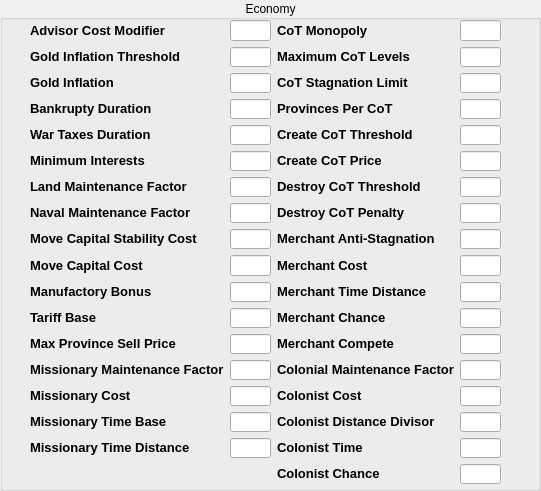
  <widget class="QGroupBox" name="groupBox_3">
   <property name="geometry">
    <rect>
     <x>0</x>
     <y>60</y>
     <width>541</width>
     <height>491</height>
    </rect>
   </property>
   <property name="title">
    <string>Economy</string>
   </property>
   <property name="alignment">
    <set>Qt::AlignCenter</set>
   </property>
   <widget class="QWidget" name="gridLayoutWidget">
    <property name="geometry">
     <rect>
      <x>30</x>
      <y>20</y>
      <width>471</width>
      <height>464</height>
     </rect>
    </property>
    <layout class="QGridLayout" name="gridLayout">
     <item row="0" column="0">
      <widget class="QLabel" name="label_4">
       <property name="text">
        <string>&lt;!DOCTYPE HTML PUBLIC &quot;-//W3C//DTD HTML 4.0//EN&quot; &quot;http://www.w3.org/TR/REC-html40/strict.dtd&quot;&gt;
&lt;html&gt;&lt;head&gt;&lt;meta name=&quot;qrichtext&quot; content=&quot;1&quot; /&gt;&lt;style type=&quot;text/css&quot;&gt;
p, li { white-space: pre-wrap; }
&lt;/style&gt;&lt;/head&gt;&lt;body style=&quot; font-family:'MS Shell Dlg 2'; font-size:8.25pt; font-weight:400; font-style:normal;&quot;&gt;
&lt;p style=&quot; margin-top:0px; margin-bottom:0px; margin-left:0px; margin-right:0px; -qt-block-indent:0; text-indent:0px;&quot;&gt;&lt;span style=&quot; font-size:10pt; font-weight:600;&quot;&gt;Advisor Cost Modifier&lt;/span&gt;&lt;/p&gt;&lt;/body&gt;&lt;/html&gt;</string>
       </property>
      </widget>
     </item>
     <item row="0" column="1">
      <widget class="QLineEdit" name="lineEdit"/>
     </item>
     <item row="1" column="1">
      <widget class="QLineEdit" name="lineEdit_2"/>
     </item>
     <item row="0" column="2">
      <widget class="QLabel" name="label_6">
       <property name="text">
        <string>&lt;!DOCTYPE HTML PUBLIC &quot;-//W3C//DTD HTML 4.0//EN&quot; &quot;http://www.w3.org/TR/REC-html40/strict.dtd&quot;&gt;
&lt;html&gt;&lt;head&gt;&lt;meta name=&quot;qrichtext&quot; content=&quot;1&quot; /&gt;&lt;style type=&quot;text/css&quot;&gt;
p, li { white-space: pre-wrap; }
&lt;/style&gt;&lt;/head&gt;&lt;body style=&quot; font-family:'MS Shell Dlg 2'; font-size:8.25pt; font-weight:400; font-style:normal;&quot;&gt;
&lt;p style=&quot; margin-top:0px; margin-bottom:0px; margin-left:0px; margin-right:0px; -qt-block-indent:0; text-indent:0px;&quot;&gt;&lt;span style=&quot; font-size:10pt; font-weight:600;&quot;&gt;CoT Monopoly&lt;/span&gt;&lt;/p&gt;&lt;/body&gt;&lt;/html&gt;</string>
       </property>
      </widget>
     </item>
     <item row="0" column="3">
      <widget class="QLineEdit" name="lineEdit_3"/>
     </item>
     <item row="1" column="2">
      <widget class="QLabel" name="label_7">
       <property name="text">
        <string>&lt;!DOCTYPE HTML PUBLIC &quot;-//W3C//DTD HTML 4.0//EN&quot; &quot;http://www.w3.org/TR/REC-html40/strict.dtd&quot;&gt;
&lt;html&gt;&lt;head&gt;&lt;meta name=&quot;qrichtext&quot; content=&quot;1&quot; /&gt;&lt;style type=&quot;text/css&quot;&gt;
p, li { white-space: pre-wrap; }
&lt;/style&gt;&lt;/head&gt;&lt;body style=&quot; font-family:'MS Shell Dlg 2'; font-size:8.25pt; font-weight:400; font-style:normal;&quot;&gt;
&lt;p style=&quot; margin-top:0px; margin-bottom:0px; margin-left:0px; margin-right:0px; -qt-block-indent:0; text-indent:0px;&quot;&gt;&lt;span style=&quot; font-size:10pt; font-weight:600;&quot;&gt;Maximum CoT Levels&lt;/span&gt;&lt;/p&gt;&lt;/body&gt;&lt;/html&gt;</string>
       </property>
      </widget>
     </item>
     <item row="1" column="3">
      <widget class="QLineEdit" name="lineEdit_4"/>
     </item>
     <item row="2" column="2">
      <widget class="QLabel" name="label_8">
       <property name="text">
        <string>&lt;!DOCTYPE HTML PUBLIC &quot;-//W3C//DTD HTML 4.0//EN&quot; &quot;http://www.w3.org/TR/REC-html40/strict.dtd&quot;&gt;
&lt;html&gt;&lt;head&gt;&lt;meta name=&quot;qrichtext&quot; content=&quot;1&quot; /&gt;&lt;style type=&quot;text/css&quot;&gt;
p, li { white-space: pre-wrap; }
&lt;/style&gt;&lt;/head&gt;&lt;body style=&quot; font-family:'MS Shell Dlg 2'; font-size:8.25pt; font-weight:400; font-style:normal;&quot;&gt;
&lt;p style=&quot; margin-top:0px; margin-bottom:0px; margin-left:0px; margin-right:0px; -qt-block-indent:0; text-indent:0px;&quot;&gt;&lt;span style=&quot; font-size:10pt; font-weight:600;&quot;&gt;CoT Stagnation Limit&lt;/span&gt;&lt;/p&gt;&lt;/body&gt;&lt;/html&gt;</string>
       </property>
      </widget>
     </item>
     <item row="2" column="3">
      <widget class="QLineEdit" name="lineEdit_5"/>
     </item>
     <item row="3" column="2">
      <widget class="QLabel" name="label_9">
       <property name="text">
        <string>&lt;!DOCTYPE HTML PUBLIC &quot;-//W3C//DTD HTML 4.0//EN&quot; &quot;http://www.w3.org/TR/REC-html40/strict.dtd&quot;&gt;
&lt;html&gt;&lt;head&gt;&lt;meta name=&quot;qrichtext&quot; content=&quot;1&quot; /&gt;&lt;style type=&quot;text/css&quot;&gt;
p, li { white-space: pre-wrap; }
&lt;/style&gt;&lt;/head&gt;&lt;body style=&quot; font-family:'MS Shell Dlg 2'; font-size:8.25pt; font-weight:400; font-style:normal;&quot;&gt;
&lt;p style=&quot; margin-top:0px; margin-bottom:0px; margin-left:0px; margin-right:0px; -qt-block-indent:0; text-indent:0px;&quot;&gt;&lt;span style=&quot; font-size:10pt; font-weight:600;&quot;&gt;Provinces Per CoT&lt;/span&gt;&lt;/p&gt;&lt;/body&gt;&lt;/html&gt;</string>
       </property>
      </widget>
     </item>
     <item row="3" column="3">
      <widget class="QLineEdit" name="lineEdit_6"/>
     </item>
     <item row="2" column="1">
      <widget class="QLineEdit" name="lineEdit_7"/>
     </item>
     <item row="3" column="1">
      <widget class="QLineEdit" name="lineEdit_8"/>
     </item>
     <item row="4" column="1">
      <widget class="QLineEdit" name="lineEdit_9"/>
     </item>
     <item row="4" column="3">
      <widget class="QLineEdit" name="lineEdit_10"/>
     </item>
     <item row="5" column="0">
      <widget class="QLabel" name="label_14">
       <property name="text">
        <string>&lt;!DOCTYPE HTML PUBLIC &quot;-//W3C//DTD HTML 4.0//EN&quot; &quot;http://www.w3.org/TR/REC-html40/strict.dtd&quot;&gt;
&lt;html&gt;&lt;head&gt;&lt;meta name=&quot;qrichtext&quot; content=&quot;1&quot; /&gt;&lt;style type=&quot;text/css&quot;&gt;
p, li { white-space: pre-wrap; }
&lt;/style&gt;&lt;/head&gt;&lt;body style=&quot; font-family:'MS Shell Dlg 2'; font-size:8.25pt; font-weight:400; font-style:normal;&quot;&gt;
&lt;p style=&quot; margin-top:0px; margin-bottom:0px; margin-left:0px; margin-right:0px; -qt-block-indent:0; text-indent:0px;&quot;&gt;&lt;span style=&quot; font-size:10pt; font-weight:600;&quot;&gt;Minimum Interests&lt;/span&gt;&lt;/p&gt;&lt;/body&gt;&lt;/html&gt;</string>
       </property>
      </widget>
     </item>
     <item row="5" column="1">
      <widget class="QLineEdit" name="lineEdit_31"/>
     </item>
     <item row="6" column="1">
      <widget class="QLineEdit" name="lineEdit_11"/>
     </item>
     <item row="5" column="3">
      <widget class="QLineEdit" name="lineEdit_16"/>
     </item>
     <item row="6" column="3">
      <widget class="QLineEdit" name="lineEdit_17"/>
     </item>
     <item row="7" column="3">
      <widget class="QLineEdit" name="lineEdit_18"/>
     </item>
     <item row="9" column="3">
      <widget class="QLineEdit" name="lineEdit_19"/>
     </item>
     <item row="7" column="1">
      <widget class="QLineEdit" name="lineEdit_12"/>
     </item>
     <item row="6" column="0">
      <widget class="QLabel" name="label_15">
       <property name="text">
        <string>&lt;!DOCTYPE HTML PUBLIC &quot;-//W3C//DTD HTML 4.0//EN&quot; &quot;http://www.w3.org/TR/REC-html40/strict.dtd&quot;&gt;
&lt;html&gt;&lt;head&gt;&lt;meta name=&quot;qrichtext&quot; content=&quot;1&quot; /&gt;&lt;style type=&quot;text/css&quot;&gt;
p, li { white-space: pre-wrap; }
&lt;/style&gt;&lt;/head&gt;&lt;body style=&quot; font-family:'MS Shell Dlg 2'; font-size:8.25pt; font-weight:400; font-style:normal;&quot;&gt;
&lt;p style=&quot; margin-top:0px; margin-bottom:0px; margin-left:0px; margin-right:0px; -qt-block-indent:0; text-indent:0px;&quot;&gt;&lt;span style=&quot; font-size:10pt; font-weight:600;&quot;&gt;Land Maintenance Factor&lt;/span&gt;&lt;/p&gt;&lt;/body&gt;&lt;/html&gt;</string>
       </property>
      </widget>
     </item>
     <item row="7" column="0">
      <widget class="QLabel" name="label_16">
       <property name="text">
        <string>&lt;!DOCTYPE HTML PUBLIC &quot;-//W3C//DTD HTML 4.0//EN&quot; &quot;http://www.w3.org/TR/REC-html40/strict.dtd&quot;&gt;
&lt;html&gt;&lt;head&gt;&lt;meta name=&quot;qrichtext&quot; content=&quot;1&quot; /&gt;&lt;style type=&quot;text/css&quot;&gt;
p, li { white-space: pre-wrap; }
&lt;/style&gt;&lt;/head&gt;&lt;body style=&quot; font-family:'MS Shell Dlg 2'; font-size:8.25pt; font-weight:400; font-style:normal;&quot;&gt;
&lt;p style=&quot; margin-top:0px; margin-bottom:0px; margin-left:0px; margin-right:0px; -qt-block-indent:0; text-indent:0px;&quot;&gt;&lt;span style=&quot; font-size:10pt; font-weight:600;&quot;&gt;Naval Maintenance Factor&lt;/span&gt;&lt;/p&gt;&lt;/body&gt;&lt;/html&gt;</string>
       </property>
      </widget>
     </item>
     <item row="9" column="1">
      <widget class="QLineEdit" name="lineEdit_13"/>
     </item>
     <item row="10" column="1">
      <widget class="QLineEdit" name="lineEdit_14"/>
     </item>
     <item row="10" column="3">
      <widget class="QLineEdit" name="lineEdit_15"/>
     </item>
     <item row="11" column="1">
      <widget class="QLineEdit" name="lineEdit_20"/>
     </item>
     <item row="11" column="3">
      <widget class="QLineEdit" name="lineEdit_21"/>
     </item>
     <item row="12" column="3">
      <widget class="QLineEdit" name="lineEdit_22"/>
     </item>
     <item row="13" column="3">
      <widget class="QLineEdit" name="lineEdit_23"/>
     </item>
     <item row="14" column="3">
      <widget class="QLineEdit" name="lineEdit_24"/>
     </item>
     <item row="12" column="1">
      <widget class="QLineEdit" name="lineEdit_25"/>
     </item>
     <item row="13" column="1">
      <widget class="QLineEdit" name="lineEdit_26"/>
     </item>
     <item row="14" column="1">
      <widget class="QLineEdit" name="lineEdit_27"/>
     </item>
     <item row="15" column="1">
      <widget class="QLineEdit" name="lineEdit_28"/>
     </item>
     <item row="15" column="3">
      <widget class="QLineEdit" name="lineEdit_29"/>
     </item>
     <item row="16" column="1">
      <widget class="QLineEdit" name="lineEdit_30"/>
     </item>
     <item row="16" column="3">
      <widget class="QLineEdit" name="lineEdit_32"/>
     </item>
     <item row="17" column="3">
      <widget class="QLineEdit" name="lineEdit_34"/>
     </item>
     <item row="4" column="2">
      <widget class="QLabel" name="label_34">
       <property name="text">
        <string>&lt;!DOCTYPE HTML PUBLIC &quot;-//W3C//DTD HTML 4.0//EN&quot; &quot;http://www.w3.org/TR/REC-html40/strict.dtd&quot;&gt;
&lt;html&gt;&lt;head&gt;&lt;meta name=&quot;qrichtext&quot; content=&quot;1&quot; /&gt;&lt;style type=&quot;text/css&quot;&gt;
p, li { white-space: pre-wrap; }
&lt;/style&gt;&lt;/head&gt;&lt;body style=&quot; font-family:'MS Shell Dlg 2'; font-size:8.25pt; font-weight:400; font-style:normal;&quot;&gt;
&lt;p style=&quot; margin-top:0px; margin-bottom:0px; margin-left:0px; margin-right:0px; -qt-block-indent:0; text-indent:0px;&quot;&gt;&lt;span style=&quot; font-size:10pt; font-weight:600;&quot;&gt;Create CoT Threshold&lt;/span&gt;&lt;/p&gt;&lt;/body&gt;&lt;/html&gt;</string>
       </property>
      </widget>
     </item>
     <item row="5" column="2">
      <widget class="QLabel" name="label_36">
       <property name="text">
        <string>&lt;!DOCTYPE HTML PUBLIC &quot;-//W3C//DTD HTML 4.0//EN&quot; &quot;http://www.w3.org/TR/REC-html40/strict.dtd&quot;&gt;
&lt;html&gt;&lt;head&gt;&lt;meta name=&quot;qrichtext&quot; content=&quot;1&quot; /&gt;&lt;style type=&quot;text/css&quot;&gt;
p, li { white-space: pre-wrap; }
&lt;/style&gt;&lt;/head&gt;&lt;body style=&quot; font-family:'MS Shell Dlg 2'; font-size:8.25pt; font-weight:400; font-style:normal;&quot;&gt;
&lt;p style=&quot; margin-top:0px; margin-bottom:0px; margin-left:0px; margin-right:0px; -qt-block-indent:0; text-indent:0px;&quot;&gt;&lt;span style=&quot; font-size:10pt; font-weight:600;&quot;&gt;Create CoT Price&lt;/span&gt;&lt;/p&gt;&lt;/body&gt;&lt;/html&gt;</string>
       </property>
      </widget>
     </item>
     <item row="6" column="2">
      <widget class="QLabel" name="label_35">
       <property name="text">
        <string>&lt;!DOCTYPE HTML PUBLIC &quot;-//W3C//DTD HTML 4.0//EN&quot; &quot;http://www.w3.org/TR/REC-html40/strict.dtd&quot;&gt;
&lt;html&gt;&lt;head&gt;&lt;meta name=&quot;qrichtext&quot; content=&quot;1&quot; /&gt;&lt;style type=&quot;text/css&quot;&gt;
p, li { white-space: pre-wrap; }
&lt;/style&gt;&lt;/head&gt;&lt;body style=&quot; font-family:'MS Shell Dlg 2'; font-size:8.25pt; font-weight:400; font-style:normal;&quot;&gt;
&lt;p style=&quot; margin-top:0px; margin-bottom:0px; margin-left:0px; margin-right:0px; -qt-block-indent:0; text-indent:0px;&quot;&gt;&lt;span style=&quot; font-size:10pt; font-weight:600;&quot;&gt;Destroy CoT Threshold&lt;/span&gt;&lt;/p&gt;&lt;/body&gt;&lt;/html&gt;</string>
       </property>
      </widget>
     </item>
     <item row="7" column="2">
      <widget class="QLabel" name="label_37">
       <property name="text">
        <string>&lt;!DOCTYPE HTML PUBLIC &quot;-//W3C//DTD HTML 4.0//EN&quot; &quot;http://www.w3.org/TR/REC-html40/strict.dtd&quot;&gt;
&lt;html&gt;&lt;head&gt;&lt;meta name=&quot;qrichtext&quot; content=&quot;1&quot; /&gt;&lt;style type=&quot;text/css&quot;&gt;
p, li { white-space: pre-wrap; }
&lt;/style&gt;&lt;/head&gt;&lt;body style=&quot; font-family:'MS Shell Dlg 2'; font-size:8.25pt; font-weight:400; font-style:normal;&quot;&gt;
&lt;p style=&quot; margin-top:0px; margin-bottom:0px; margin-left:0px; margin-right:0px; -qt-block-indent:0; text-indent:0px;&quot;&gt;&lt;span style=&quot; font-size:10pt; font-weight:600;&quot;&gt;Destroy CoT Penalty&lt;/span&gt;&lt;/p&gt;&lt;/body&gt;&lt;/html&gt;</string>
       </property>
      </widget>
     </item>
     <item row="9" column="2">
      <widget class="QLabel" name="label_19">
       <property name="text">
        <string>&lt;!DOCTYPE HTML PUBLIC &quot;-//W3C//DTD HTML 4.0//EN&quot; &quot;http://www.w3.org/TR/REC-html40/strict.dtd&quot;&gt;
&lt;html&gt;&lt;head&gt;&lt;meta name=&quot;qrichtext&quot; content=&quot;1&quot; /&gt;&lt;style type=&quot;text/css&quot;&gt;
p, li { white-space: pre-wrap; }
&lt;/style&gt;&lt;/head&gt;&lt;body style=&quot; font-family:'MS Shell Dlg 2'; font-size:8.25pt; font-weight:400; font-style:normal;&quot;&gt;
&lt;p style=&quot; margin-top:0px; margin-bottom:0px; margin-left:0px; margin-right:0px; -qt-block-indent:0; text-indent:0px;&quot;&gt;&lt;span style=&quot; font-size:10pt; font-weight:600;&quot;&gt;Merchant Cost&lt;/span&gt;&lt;/p&gt;&lt;/body&gt;&lt;/html&gt;</string>
       </property>
      </widget>
     </item>
     <item row="10" column="2">
      <widget class="QLabel" name="label_20">
       <property name="text">
        <string>&lt;!DOCTYPE HTML PUBLIC &quot;-//W3C//DTD HTML 4.0//EN&quot; &quot;http://www.w3.org/TR/REC-html40/strict.dtd&quot;&gt;
&lt;html&gt;&lt;head&gt;&lt;meta name=&quot;qrichtext&quot; content=&quot;1&quot; /&gt;&lt;style type=&quot;text/css&quot;&gt;
p, li { white-space: pre-wrap; }
&lt;/style&gt;&lt;/head&gt;&lt;body style=&quot; font-family:'MS Shell Dlg 2'; font-size:8.25pt; font-weight:400; font-style:normal;&quot;&gt;
&lt;p style=&quot; margin-top:0px; margin-bottom:0px; margin-left:0px; margin-right:0px; -qt-block-indent:0; text-indent:0px;&quot;&gt;&lt;span style=&quot; font-size:10pt; font-weight:600;&quot;&gt;Merchant Time Distance&lt;/span&gt;&lt;/p&gt;&lt;/body&gt;&lt;/html&gt;</string>
       </property>
      </widget>
     </item>
     <item row="11" column="2">
      <widget class="QLabel" name="label_21">
       <property name="text">
        <string>&lt;!DOCTYPE HTML PUBLIC &quot;-//W3C//DTD HTML 4.0//EN&quot; &quot;http://www.w3.org/TR/REC-html40/strict.dtd&quot;&gt;
&lt;html&gt;&lt;head&gt;&lt;meta name=&quot;qrichtext&quot; content=&quot;1&quot; /&gt;&lt;style type=&quot;text/css&quot;&gt;
p, li { white-space: pre-wrap; }
&lt;/style&gt;&lt;/head&gt;&lt;body style=&quot; font-family:'MS Shell Dlg 2'; font-size:8.25pt; font-weight:400; font-style:normal;&quot;&gt;
&lt;p style=&quot; margin-top:0px; margin-bottom:0px; margin-left:0px; margin-right:0px; -qt-block-indent:0; text-indent:0px;&quot;&gt;&lt;span style=&quot; font-size:10pt; font-weight:600;&quot;&gt;Merchant Chance&lt;/span&gt;&lt;/p&gt;&lt;/body&gt;&lt;/html&gt;</string>
       </property>
      </widget>
     </item>
     <item row="12" column="2">
      <widget class="QLabel" name="label_22">
       <property name="text">
        <string>&lt;!DOCTYPE HTML PUBLIC &quot;-//W3C//DTD HTML 4.0//EN&quot; &quot;http://www.w3.org/TR/REC-html40/strict.dtd&quot;&gt;
&lt;html&gt;&lt;head&gt;&lt;meta name=&quot;qrichtext&quot; content=&quot;1&quot; /&gt;&lt;style type=&quot;text/css&quot;&gt;
p, li { white-space: pre-wrap; }
&lt;/style&gt;&lt;/head&gt;&lt;body style=&quot; font-family:'MS Shell Dlg 2'; font-size:8.25pt; font-weight:400; font-style:normal;&quot;&gt;
&lt;p style=&quot; margin-top:0px; margin-bottom:0px; margin-left:0px; margin-right:0px; -qt-block-indent:0; text-indent:0px;&quot;&gt;&lt;span style=&quot; font-size:10pt; font-weight:600;&quot;&gt;Merchant Compete&lt;/span&gt;&lt;/p&gt;&lt;/body&gt;&lt;/html&gt;</string>
       </property>
      </widget>
     </item>
     <item row="13" column="2">
      <widget class="QLabel" name="label_17">
       <property name="text">
        <string>&lt;!DOCTYPE HTML PUBLIC &quot;-//W3C//DTD HTML 4.0//EN&quot; &quot;http://www.w3.org/TR/REC-html40/strict.dtd&quot;&gt;
&lt;html&gt;&lt;head&gt;&lt;meta name=&quot;qrichtext&quot; content=&quot;1&quot; /&gt;&lt;style type=&quot;text/css&quot;&gt;
p, li { white-space: pre-wrap; }
&lt;/style&gt;&lt;/head&gt;&lt;body style=&quot; font-family:'MS Shell Dlg 2'; font-size:8.25pt; font-weight:400; font-style:normal;&quot;&gt;
&lt;p style=&quot; margin-top:0px; margin-bottom:0px; margin-left:0px; margin-right:0px; -qt-block-indent:0; text-indent:0px;&quot;&gt;&lt;span style=&quot; font-size:10pt; font-weight:600;&quot;&gt;Colonial Maintenance Factor&lt;/span&gt;&lt;/p&gt;&lt;/body&gt;&lt;/html&gt;</string>
       </property>
      </widget>
     </item>
     <item row="14" column="2">
      <widget class="QLabel" name="label_25">
       <property name="text">
        <string>&lt;!DOCTYPE HTML PUBLIC &quot;-//W3C//DTD HTML 4.0//EN&quot; &quot;http://www.w3.org/TR/REC-html40/strict.dtd&quot;&gt;
&lt;html&gt;&lt;head&gt;&lt;meta name=&quot;qrichtext&quot; content=&quot;1&quot; /&gt;&lt;style type=&quot;text/css&quot;&gt;
p, li { white-space: pre-wrap; }
&lt;/style&gt;&lt;/head&gt;&lt;body style=&quot; font-family:'MS Shell Dlg 2'; font-size:8.25pt; font-weight:400; font-style:normal;&quot;&gt;
&lt;p style=&quot; margin-top:0px; margin-bottom:0px; margin-left:0px; margin-right:0px; -qt-block-indent:0; text-indent:0px;&quot;&gt;&lt;span style=&quot; font-size:10pt; font-weight:600;&quot;&gt;Colonist Cost&lt;/span&gt;&lt;/p&gt;&lt;/body&gt;&lt;/html&gt;</string>
       </property>
      </widget>
     </item>
     <item row="15" column="2">
      <widget class="QLabel" name="label_26">
       <property name="text">
        <string>&lt;!DOCTYPE HTML PUBLIC &quot;-//W3C//DTD HTML 4.0//EN&quot; &quot;http://www.w3.org/TR/REC-html40/strict.dtd&quot;&gt;
&lt;html&gt;&lt;head&gt;&lt;meta name=&quot;qrichtext&quot; content=&quot;1&quot; /&gt;&lt;style type=&quot;text/css&quot;&gt;
p, li { white-space: pre-wrap; }
&lt;/style&gt;&lt;/head&gt;&lt;body style=&quot; font-family:'MS Shell Dlg 2'; font-size:8.25pt; font-weight:400; font-style:normal;&quot;&gt;
&lt;p style=&quot; margin-top:0px; margin-bottom:0px; margin-left:0px; margin-right:0px; -qt-block-indent:0; text-indent:0px;&quot;&gt;&lt;span style=&quot; font-size:10pt; font-weight:600;&quot;&gt;Colonist Distance Divisor&lt;/span&gt;&lt;/p&gt;&lt;/body&gt;&lt;/html&gt;</string>
       </property>
      </widget>
     </item>
     <item row="16" column="2">
      <widget class="QLabel" name="label_27">
       <property name="text">
        <string>&lt;!DOCTYPE HTML PUBLIC &quot;-//W3C//DTD HTML 4.0//EN&quot; &quot;http://www.w3.org/TR/REC-html40/strict.dtd&quot;&gt;
&lt;html&gt;&lt;head&gt;&lt;meta name=&quot;qrichtext&quot; content=&quot;1&quot; /&gt;&lt;style type=&quot;text/css&quot;&gt;
p, li { white-space: pre-wrap; }
&lt;/style&gt;&lt;/head&gt;&lt;body style=&quot; font-family:'MS Shell Dlg 2'; font-size:8.25pt; font-weight:400; font-style:normal;&quot;&gt;
&lt;p style=&quot; margin-top:0px; margin-bottom:0px; margin-left:0px; margin-right:0px; -qt-block-indent:0; text-indent:0px;&quot;&gt;&lt;span style=&quot; font-size:10pt; font-weight:600;&quot;&gt;Colonist Time&lt;/span&gt;&lt;/p&gt;&lt;/body&gt;&lt;/html&gt;</string>
       </property>
      </widget>
     </item>
     <item row="17" column="2">
      <widget class="QLabel" name="label_28">
       <property name="text">
        <string>&lt;!DOCTYPE HTML PUBLIC &quot;-//W3C//DTD HTML 4.0//EN&quot; &quot;http://www.w3.org/TR/REC-html40/strict.dtd&quot;&gt;
&lt;html&gt;&lt;head&gt;&lt;meta name=&quot;qrichtext&quot; content=&quot;1&quot; /&gt;&lt;style type=&quot;text/css&quot;&gt;
p, li { white-space: pre-wrap; }
&lt;/style&gt;&lt;/head&gt;&lt;body style=&quot; font-family:'MS Shell Dlg 2'; font-size:8.25pt; font-weight:400; font-style:normal;&quot;&gt;
&lt;p style=&quot; margin-top:0px; margin-bottom:0px; margin-left:0px; margin-right:0px; -qt-block-indent:0; text-indent:0px;&quot;&gt;&lt;span style=&quot; font-size:10pt; font-weight:600;&quot;&gt;Colonist Chance&lt;/span&gt;&lt;/p&gt;&lt;/body&gt;&lt;/html&gt;</string>
       </property>
      </widget>
     </item>
     <item row="8" column="2">
      <widget class="QLabel" name="label_5">
       <property name="text">
        <string>&lt;!DOCTYPE HTML PUBLIC &quot;-//W3C//DTD HTML 4.0//EN&quot; &quot;http://www.w3.org/TR/REC-html40/strict.dtd&quot;&gt;
&lt;html&gt;&lt;head&gt;&lt;meta name=&quot;qrichtext&quot; content=&quot;1&quot; /&gt;&lt;style type=&quot;text/css&quot;&gt;
p, li { white-space: pre-wrap; }
&lt;/style&gt;&lt;/head&gt;&lt;body style=&quot; font-family:'MS Shell Dlg 2'; font-size:8.25pt; font-weight:400; font-style:normal;&quot;&gt;
&lt;p style=&quot; margin-top:0px; margin-bottom:0px; margin-left:0px; margin-right:0px; -qt-block-indent:0; text-indent:0px;&quot;&gt;&lt;span style=&quot; font-size:10pt; font-weight:600;&quot;&gt;Merchant Anti-Stagnation&lt;/span&gt;&lt;/p&gt;&lt;/body&gt;&lt;/html&gt;</string>
       </property>
      </widget>
     </item>
     <item row="8" column="3">
      <widget class="QLineEdit" name="lineEdit_35"/>
     </item>
     <item row="1" column="0">
      <widget class="QLabel" name="label_10">
       <property name="text">
        <string>&lt;!DOCTYPE HTML PUBLIC &quot;-//W3C//DTD HTML 4.0//EN&quot; &quot;http://www.w3.org/TR/REC-html40/strict.dtd&quot;&gt;
&lt;html&gt;&lt;head&gt;&lt;meta name=&quot;qrichtext&quot; content=&quot;1&quot; /&gt;&lt;style type=&quot;text/css&quot;&gt;
p, li { white-space: pre-wrap; }
&lt;/style&gt;&lt;/head&gt;&lt;body style=&quot; font-family:'MS Shell Dlg 2'; font-size:8.25pt; font-weight:400; font-style:normal;&quot;&gt;
&lt;p style=&quot; margin-top:0px; margin-bottom:0px; margin-left:0px; margin-right:0px; -qt-block-indent:0; text-indent:0px;&quot;&gt;&lt;span style=&quot; font-size:10pt; font-weight:600;&quot;&gt;Gold Inflation Threshold&lt;/span&gt;&lt;/p&gt;&lt;/body&gt;&lt;/html&gt;</string>
       </property>
      </widget>
     </item>
     <item row="2" column="0">
      <widget class="QLabel" name="label_11">
       <property name="text">
        <string>&lt;!DOCTYPE HTML PUBLIC &quot;-//W3C//DTD HTML 4.0//EN&quot; &quot;http://www.w3.org/TR/REC-html40/strict.dtd&quot;&gt;
&lt;html&gt;&lt;head&gt;&lt;meta name=&quot;qrichtext&quot; content=&quot;1&quot; /&gt;&lt;style type=&quot;text/css&quot;&gt;
p, li { white-space: pre-wrap; }
&lt;/style&gt;&lt;/head&gt;&lt;body style=&quot; font-family:'MS Shell Dlg 2'; font-size:8.25pt; font-weight:400; font-style:normal;&quot;&gt;
&lt;p style=&quot; margin-top:0px; margin-bottom:0px; margin-left:0px; margin-right:0px; -qt-block-indent:0; text-indent:0px;&quot;&gt;&lt;span style=&quot; font-size:10pt; font-weight:600;&quot;&gt;Gold Inflation&lt;/span&gt;&lt;/p&gt;&lt;/body&gt;&lt;/html&gt;</string>
       </property>
      </widget>
     </item>
     <item row="3" column="0">
      <widget class="QLabel" name="label_12">
       <property name="text">
        <string>&lt;!DOCTYPE HTML PUBLIC &quot;-//W3C//DTD HTML 4.0//EN&quot; &quot;http://www.w3.org/TR/REC-html40/strict.dtd&quot;&gt;
&lt;html&gt;&lt;head&gt;&lt;meta name=&quot;qrichtext&quot; content=&quot;1&quot; /&gt;&lt;style type=&quot;text/css&quot;&gt;
p, li { white-space: pre-wrap; }
&lt;/style&gt;&lt;/head&gt;&lt;body style=&quot; font-family:'MS Shell Dlg 2'; font-size:8.25pt; font-weight:400; font-style:normal;&quot;&gt;
&lt;p style=&quot; margin-top:0px; margin-bottom:0px; margin-left:0px; margin-right:0px; -qt-block-indent:0; text-indent:0px;&quot;&gt;&lt;span style=&quot; font-size:10pt; font-weight:600;&quot;&gt;Bankrupty Duration&lt;/span&gt;&lt;/p&gt;&lt;/body&gt;&lt;/html&gt;</string>
       </property>
      </widget>
     </item>
     <item row="4" column="0">
      <widget class="QLabel" name="label_13">
       <property name="text">
        <string>&lt;!DOCTYPE HTML PUBLIC &quot;-//W3C//DTD HTML 4.0//EN&quot; &quot;http://www.w3.org/TR/REC-html40/strict.dtd&quot;&gt;
&lt;html&gt;&lt;head&gt;&lt;meta name=&quot;qrichtext&quot; content=&quot;1&quot; /&gt;&lt;style type=&quot;text/css&quot;&gt;
p, li { white-space: pre-wrap; }
&lt;/style&gt;&lt;/head&gt;&lt;body style=&quot; font-family:'MS Shell Dlg 2'; font-size:8.25pt; font-weight:400; font-style:normal;&quot;&gt;
&lt;p style=&quot; margin-top:0px; margin-bottom:0px; margin-left:0px; margin-right:0px; -qt-block-indent:0; text-indent:0px;&quot;&gt;&lt;span style=&quot; font-size:10pt; font-weight:600;&quot;&gt;War Taxes Duration&lt;/span&gt;&lt;/p&gt;&lt;/body&gt;&lt;/html&gt;</string>
       </property>
      </widget>
     </item>
     <item row="8" column="0">
      <widget class="QLabel" name="label_32">
       <property name="text">
        <string>&lt;!DOCTYPE HTML PUBLIC &quot;-//W3C//DTD HTML 4.0//EN&quot; &quot;http://www.w3.org/TR/REC-html40/strict.dtd&quot;&gt;
&lt;html&gt;&lt;head&gt;&lt;meta name=&quot;qrichtext&quot; content=&quot;1&quot; /&gt;&lt;style type=&quot;text/css&quot;&gt;
p, li { white-space: pre-wrap; }
&lt;/style&gt;&lt;/head&gt;&lt;body style=&quot; font-family:'MS Shell Dlg 2'; font-size:8.25pt; font-weight:400; font-style:normal;&quot;&gt;
&lt;p style=&quot; margin-top:0px; margin-bottom:0px; margin-left:0px; margin-right:0px; -qt-block-indent:0; text-indent:0px;&quot;&gt;&lt;span style=&quot; font-size:10pt; font-weight:600;&quot;&gt;Move Capital Stability Cost&lt;/span&gt;&lt;/p&gt;&lt;/body&gt;&lt;/html&gt;</string>
       </property>
      </widget>
     </item>
     <item row="9" column="0">
      <widget class="QLabel" name="label_33">
       <property name="text">
        <string>&lt;!DOCTYPE HTML PUBLIC &quot;-//W3C//DTD HTML 4.0//EN&quot; &quot;http://www.w3.org/TR/REC-html40/strict.dtd&quot;&gt;
&lt;html&gt;&lt;head&gt;&lt;meta name=&quot;qrichtext&quot; content=&quot;1&quot; /&gt;&lt;style type=&quot;text/css&quot;&gt;
p, li { white-space: pre-wrap; }
&lt;/style&gt;&lt;/head&gt;&lt;body style=&quot; font-family:'MS Shell Dlg 2'; font-size:8.25pt; font-weight:400; font-style:normal;&quot;&gt;
&lt;p style=&quot; margin-top:0px; margin-bottom:0px; margin-left:0px; margin-right:0px; -qt-block-indent:0; text-indent:0px;&quot;&gt;&lt;span style=&quot; font-size:10pt; font-weight:600;&quot;&gt;Move Capital Cost&lt;/span&gt;&lt;/p&gt;&lt;/body&gt;&lt;/html&gt;</string>
       </property>
      </widget>
     </item>
     <item row="8" column="1">
      <widget class="QLineEdit" name="lineEdit_33"/>
     </item>
     <item row="10" column="0">
      <widget class="QLabel" name="label_24">
       <property name="text">
        <string>&lt;!DOCTYPE HTML PUBLIC &quot;-//W3C//DTD HTML 4.0//EN&quot; &quot;http://www.w3.org/TR/REC-html40/strict.dtd&quot;&gt;
&lt;html&gt;&lt;head&gt;&lt;meta name=&quot;qrichtext&quot; content=&quot;1&quot; /&gt;&lt;style type=&quot;text/css&quot;&gt;
p, li { white-space: pre-wrap; }
&lt;/style&gt;&lt;/head&gt;&lt;body style=&quot; font-family:'MS Shell Dlg 2'; font-size:8.25pt; font-weight:400; font-style:normal;&quot;&gt;
&lt;p style=&quot; margin-top:0px; margin-bottom:0px; margin-left:0px; margin-right:0px; -qt-block-indent:0; text-indent:0px;&quot;&gt;&lt;span style=&quot; font-size:10pt; font-weight:600;&quot;&gt;Manufactory Bonus&lt;/span&gt;&lt;/p&gt;&lt;/body&gt;&lt;/html&gt;</string>
       </property>
      </widget>
     </item>
     <item row="11" column="0">
      <widget class="QLabel" name="label_38">
       <property name="text">
        <string>&lt;!DOCTYPE HTML PUBLIC &quot;-//W3C//DTD HTML 4.0//EN&quot; &quot;http://www.w3.org/TR/REC-html40/strict.dtd&quot;&gt;
&lt;html&gt;&lt;head&gt;&lt;meta name=&quot;qrichtext&quot; content=&quot;1&quot; /&gt;&lt;style type=&quot;text/css&quot;&gt;
p, li { white-space: pre-wrap; }
&lt;/style&gt;&lt;/head&gt;&lt;body style=&quot; font-family:'MS Shell Dlg 2'; font-size:8.25pt; font-weight:400; font-style:normal;&quot;&gt;
&lt;p style=&quot; margin-top:0px; margin-bottom:0px; margin-left:0px; margin-right:0px; -qt-block-indent:0; text-indent:0px;&quot;&gt;&lt;span style=&quot; font-size:10pt; font-weight:600;&quot;&gt;Tariff Base&lt;/span&gt;&lt;/p&gt;&lt;/body&gt;&lt;/html&gt;</string>
       </property>
      </widget>
     </item>
     <item row="12" column="0">
      <widget class="QLabel" name="label_23">
       <property name="text">
        <string>&lt;!DOCTYPE HTML PUBLIC &quot;-//W3C//DTD HTML 4.0//EN&quot; &quot;http://www.w3.org/TR/REC-html40/strict.dtd&quot;&gt;
&lt;html&gt;&lt;head&gt;&lt;meta name=&quot;qrichtext&quot; content=&quot;1&quot; /&gt;&lt;style type=&quot;text/css&quot;&gt;
p, li { white-space: pre-wrap; }
&lt;/style&gt;&lt;/head&gt;&lt;body style=&quot; font-family:'MS Shell Dlg 2'; font-size:8.25pt; font-weight:400; font-style:normal;&quot;&gt;
&lt;p style=&quot; margin-top:0px; margin-bottom:0px; margin-left:0px; margin-right:0px; -qt-block-indent:0; text-indent:0px;&quot;&gt;&lt;span style=&quot; font-size:10pt; font-weight:600;&quot;&gt;Max Province Sell Price&lt;/span&gt;&lt;/p&gt;&lt;/body&gt;&lt;/html&gt;</string>
       </property>
      </widget>
     </item>
     <item row="13" column="0">
      <widget class="QLabel" name="label_18">
       <property name="text">
        <string>&lt;!DOCTYPE HTML PUBLIC &quot;-//W3C//DTD HTML 4.0//EN&quot; &quot;http://www.w3.org/TR/REC-html40/strict.dtd&quot;&gt;
&lt;html&gt;&lt;head&gt;&lt;meta name=&quot;qrichtext&quot; content=&quot;1&quot; /&gt;&lt;style type=&quot;text/css&quot;&gt;
p, li { white-space: pre-wrap; }
&lt;/style&gt;&lt;/head&gt;&lt;body style=&quot; font-family:'MS Shell Dlg 2'; font-size:8.25pt; font-weight:400; font-style:normal;&quot;&gt;
&lt;p style=&quot; margin-top:0px; margin-bottom:0px; margin-left:0px; margin-right:0px; -qt-block-indent:0; text-indent:0px;&quot;&gt;&lt;span style=&quot; font-size:10pt; font-weight:600;&quot;&gt;Missionary Maintenance Factor&lt;/span&gt;&lt;/p&gt;&lt;/body&gt;&lt;/html&gt;</string>
       </property>
      </widget>
     </item>
     <item row="14" column="0">
      <widget class="QLabel" name="label_29">
       <property name="text">
        <string>&lt;!DOCTYPE HTML PUBLIC &quot;-//W3C//DTD HTML 4.0//EN&quot; &quot;http://www.w3.org/TR/REC-html40/strict.dtd&quot;&gt;
&lt;html&gt;&lt;head&gt;&lt;meta name=&quot;qrichtext&quot; content=&quot;1&quot; /&gt;&lt;style type=&quot;text/css&quot;&gt;
p, li { white-space: pre-wrap; }
&lt;/style&gt;&lt;/head&gt;&lt;body style=&quot; font-family:'MS Shell Dlg 2'; font-size:8.25pt; font-weight:400; font-style:normal;&quot;&gt;
&lt;p style=&quot; margin-top:0px; margin-bottom:0px; margin-left:0px; margin-right:0px; -qt-block-indent:0; text-indent:0px;&quot;&gt;&lt;span style=&quot; font-size:10pt; font-weight:600;&quot;&gt;Missionary Cost&lt;/span&gt;&lt;/p&gt;&lt;/body&gt;&lt;/html&gt;</string>
       </property>
      </widget>
     </item>
     <item row="15" column="0">
      <widget class="QLabel" name="label_30">
       <property name="text">
        <string>&lt;!DOCTYPE HTML PUBLIC &quot;-//W3C//DTD HTML 4.0//EN&quot; &quot;http://www.w3.org/TR/REC-html40/strict.dtd&quot;&gt;
&lt;html&gt;&lt;head&gt;&lt;meta name=&quot;qrichtext&quot; content=&quot;1&quot; /&gt;&lt;style type=&quot;text/css&quot;&gt;
p, li { white-space: pre-wrap; }
&lt;/style&gt;&lt;/head&gt;&lt;body style=&quot; font-family:'MS Shell Dlg 2'; font-size:8.25pt; font-weight:400; font-style:normal;&quot;&gt;
&lt;p style=&quot; margin-top:0px; margin-bottom:0px; margin-left:0px; margin-right:0px; -qt-block-indent:0; text-indent:0px;&quot;&gt;&lt;span style=&quot; font-size:10pt; font-weight:600;&quot;&gt;Missionary Time Base&lt;/span&gt;&lt;/p&gt;&lt;/body&gt;&lt;/html&gt;</string>
       </property>
      </widget>
     </item>
     <item row="16" column="0">
      <widget class="QLabel" name="label_31">
       <property name="text">
        <string>&lt;!DOCTYPE HTML PUBLIC &quot;-//W3C//DTD HTML 4.0//EN&quot; &quot;http://www.w3.org/TR/REC-html40/strict.dtd&quot;&gt;
&lt;html&gt;&lt;head&gt;&lt;meta name=&quot;qrichtext&quot; content=&quot;1&quot; /&gt;&lt;style type=&quot;text/css&quot;&gt;
p, li { white-space: pre-wrap; }
&lt;/style&gt;&lt;/head&gt;&lt;body style=&quot; font-family:'MS Shell Dlg 2'; font-size:8.25pt; font-weight:400; font-style:normal;&quot;&gt;
&lt;p style=&quot; margin-top:0px; margin-bottom:0px; margin-left:0px; margin-right:0px; -qt-block-indent:0; text-indent:0px;&quot;&gt;&lt;span style=&quot; font-size:10pt; font-weight:600;&quot;&gt;Missionary Time Distance&lt;/span&gt;&lt;/p&gt;&lt;/body&gt;&lt;/html&gt;</string>
       </property>
      </widget>
     </item>
    </layout>
   </widget>
  </widget>
